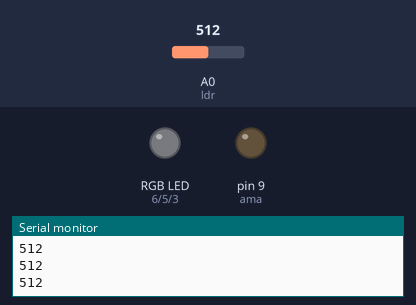
The sketch below on a simulated Arduino Uno, built with avr-gcc and run on an emulated ATmega328P. Shown: an RGB LED mixed from three pins (HIGH = lit), output pins drawn as LEDs (lit = HIGH), the last lines printed to the serial monitor. Inputs (shaded band) come from the test bench; at power-on: A0 (ldr) = 512. Dim RGB values are drawn brighter than linear.

Above: at 1.2 s.
1.3 s: A0 (ldr) set to 11
3.0 s: A0 (ldr) set to 8
At 6.15 s:
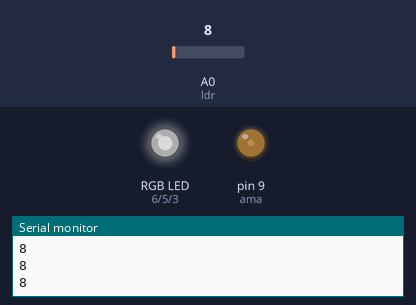
At 19.4 s:
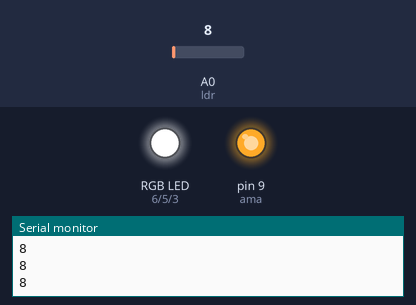
Timing chart, 0 to 20.9 s (numbered marks = the images above; inputs shaded):
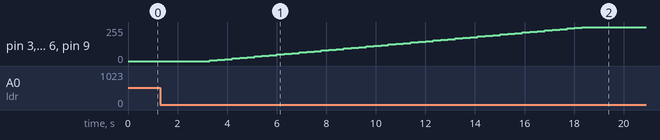

Measured:
- the behaviour switches between 10 and 9 on A0 (ldr) (found by bisection; images 0 and 1)
- after the input at 3.0 s, pin 3 (azul), pin 5 (verde), pin 6 (rojo), pin 9 (ama): moves from 0/255 to 255/255 over 15.0 s, starting after 0.30 s

The sketch:

practica7_ejercicio3.ino
```cpp
/*
 * Práctica 7 Ejercicio 3
 * Encendido progresivo de 4 diodos led condicionado por el nivel de luz de la sala.
 */

byte azul = 3,verde = 5,rojo = 6,ama = 9,i = 0;
byte ldr = 0;
int valor,umbral = 10;

void setup(){
  Serial.begin(9600);
  pinMode(azul,OUTPUT);
  pinMode(verde,OUTPUT);
  pinMode(rojo,OUTPUT);
  pinMode(ama,OUTPUT);
}

void loop(){
  valor = analogRead(ldr);
  Serial.println(valor);
  while(valor < umbral || (i > 0 && i < 255)){
    analogWrite(azul,i);
    analogWrite(verde,i);
    analogWrite(rojo,i);
    analogWrite(ama,i);
    if(i < 255){
      i += 5;
    }
    valor = analogRead(ldr);
    Serial.println(valor);
    delay(300);
  }
  if(valor > umbral && i == 255){
    i = 0;
    analogWrite(azul,i);
    analogWrite(verde,i);
    analogWrite(rojo,i);
    analogWrite(ama,i);
  }
  delay(300);
}
```
